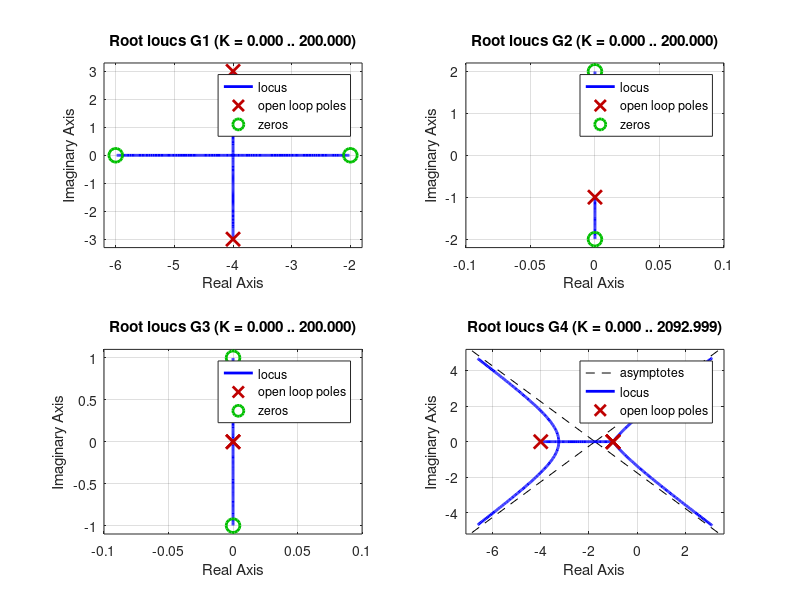

This chart was generated by the following MATLAB code:
%% problems 8-3(a) %%
subplot(2,2,1)
numg1 = poly([-2 -6]);
deng4 = [1 8 25];
G1=tf(numg1,deng4);
rlocus(G1)

%% problems 8-3(b) %%
subplot(2,2,2)
numg2 = [1 0 4];
deng2 = [1 0 1];
G2=tf(numg2,deng2);
rlocus(G2)

%% problems 8-3(c) %%
subplot(2,2,3)
numg3 = [1 0 1];
deng3 = [1 0 0];
G3=tf(numg3,deng3);
rlocus(G3)

%% problems 8-3(d) %%
subplot(2,2,4)
numg4 = 1;
deng4 = poly([-1 -1 -1 -4]);
G4=tf(numg4,deng4);
rlocus(G4)